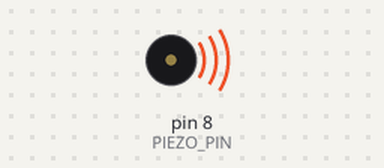
Simulated run of this sketch. Board: Arduino Uno, built with avr-gcc and run on an emulated ATmega328P. Parts: buzzer (waves = sounding).

Above: at 0.1 s.
At 16.3 s:
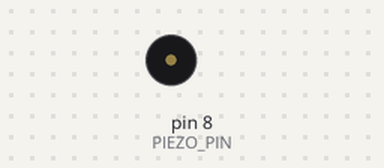
Timing chart, 0 to 17.8 s (numbered marks = the images above):
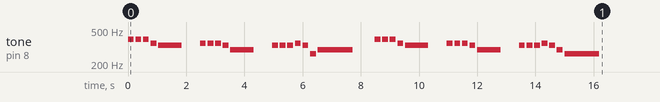

The sketch:

challenge15.ino
```cpp
const int melody[] = {      // 음계 별 주파수를 저장한 변수 선언
  262,	// '도'의 주파수
  294,	// '레'의 주파수
  330,	// '미'의 주파수
  349,	// '파'의 주파수
  392,	// '솔'의 주파수
  440,	// '라'의 주파수
  494,	// '시'의 주파수
  523,	// '도'의 주파수
};

const int PIEZO_PIN = 8;    // 피에조 스피커에 연결된 디지털 핀 번호
const int BASE = 200;       // 기본음 길이

void setup()
{
  // 솔솔솔파미
  tone_with_delay(melody[4], BASE);
  tone_with_delay(melody[4], BASE);
  tone_with_delay(melody[4], BASE);
  tone_with_delay(melody[3], BASE);
  tone_with_delay(melody[2], BASE*4);

  delay(BASE*2);

  // 파파파미레
  tone_with_delay(melody[3], BASE);
  tone_with_delay(melody[3], BASE);
  tone_with_delay(melody[3], BASE);
  tone_with_delay(melody[2], BASE);
  tone_with_delay(melody[1], BASE*4);

  delay(BASE*2);

  // 미미미파미도레
  tone_with_delay(melody[2], BASE);
  tone_with_delay(melody[2], BASE);
  tone_with_delay(melody[2], BASE);
  tone_with_delay(melody[3], BASE);
  tone_with_delay(melody[2], BASE);
  tone_with_delay(melody[0], BASE);
  tone_with_delay(melody[1], BASE*6);

  delay(BASE*2);

  // 솔솔솔파미
  tone_with_delay(melody[4], BASE);
  tone_with_delay(melody[4], BASE);
  tone_with_delay(melody[4], BASE);
  tone_with_delay(melody[3], BASE);
  tone_with_delay(melody[2], BASE*4);

  delay(BASE*2);

  // 파파파미레
  tone_with_delay(melody[3], BASE);
  tone_with_delay(melody[3], BASE);
  tone_with_delay(melody[3], BASE);
  tone_with_delay(melody[2], BASE);
  tone_with_delay(melody[1], BASE*4);

  delay(BASE*2);

  // 미미미파미레도
  tone_with_delay(melody[2], BASE);
  tone_with_delay(melody[2], BASE);
  tone_with_delay(melody[2], BASE);
  tone_with_delay(melody[3], BASE);
  tone_with_delay(melody[2], BASE);
  tone_with_delay(melody[1], BASE);
  tone_with_delay(melody[0], BASE*6);
}

void loop()
{

}

// 음의 지속시간과 간격을 주기위한 함수
void tone_with_delay(int frequency, int duration)
{
  tone(PIEZO_PIN, frequency, duration);
  delay(duration*1.3);
}
```
